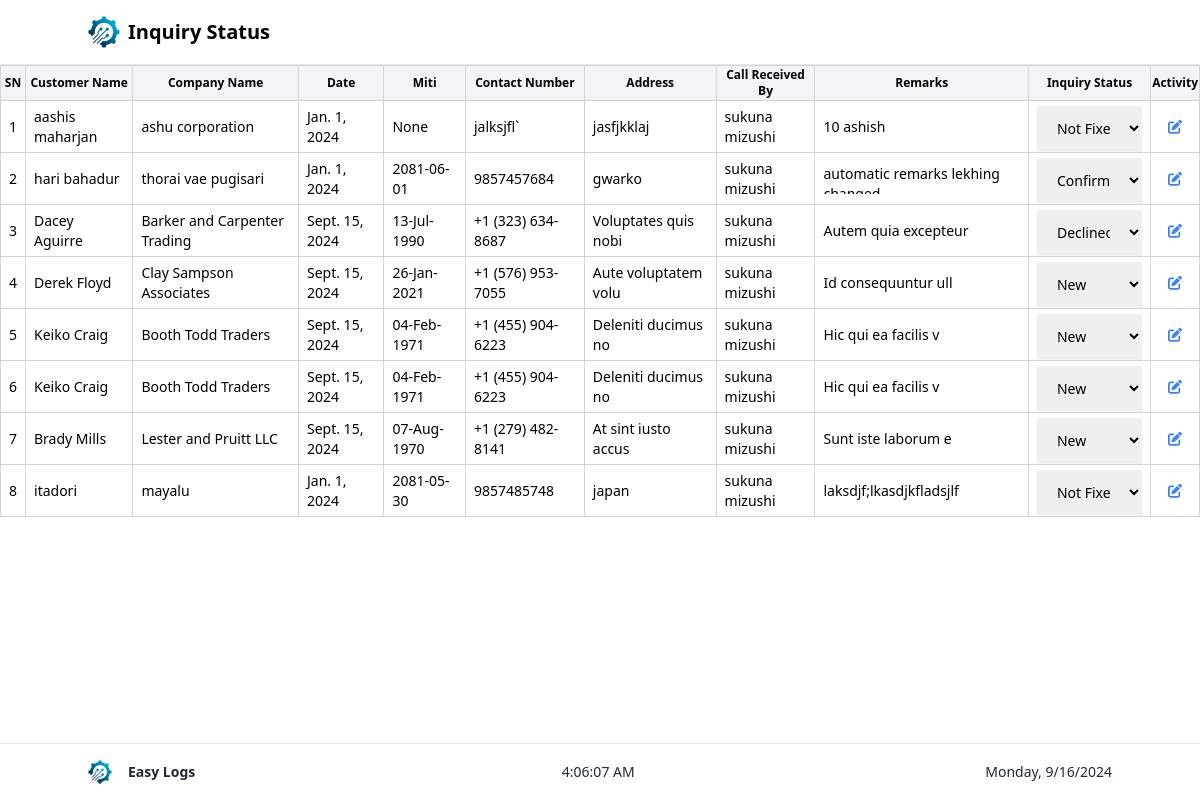
Page /inquiry_status/ (signed in) on the committed database.
### userauths/models.py (models this page shows)
class Inquiry(models.Model):
    date = models.DateField()
    miti = models.CharField(blank=True, null=True, max_length=255)
    customer_name = models.CharField(max_length=255)
    company_name = models.CharField(max_length=255, blank=True, null=True)
    contact_number = models.CharField(max_length=20)
    address = models.CharField(max_length=255)
    called_received_by = models.CharField(max_length=255, default="None")
    remarks = models.TextField(blank=True, null=True)
    STATUS_CHOICES = [
        ('new', 'New'),
        ('on_progress', 'On Progress'),
        ('reverted', 'Reverted'),
        ('confirmed', 'Confirmed'),
        ('sold', 'Sold'),
        ('not_fixed', 'Not Fixed'),
        ('declined', 'Declined'),
        ('mood_changed', 'Mood Changed'),
        ('others', 'Others'),
    ]
    status = models.CharField(max_length=20, choices=STATUS_CHOICES, default='new')  # Changed field

### userauths/views.py (the view)
# urls.py: path('inquiry_status/', views.inquiry_status , name="inquiry_status"),
@login_required
def inquiry_status(req):
    all_employees = Employee.objects.all()
    if req.user.is_superuser:
        all_inquiry = Inquiry.objects.all()  # All inquiries for superusers
        context = {
            'all_inquiry': all_inquiry,
            'is_superuser': True,
            'all_employees': all_employees,
        }
    else:
        employee = Employee.objects.filter(user=req.user).first()
        context = {
            'is_superuser': False,
            'all_employees': [employee] if employee else [],
        }
        if employee:
            employee_full_name = f"{employee.first_name} {employee.last_name}"
            all_inquiry = Inquiry.objects.filter(called_received_by__icontains=employee_full_name)
        else:
            all_inquiry = Inquiry.objects.none()  # No inquiries if there's no associated employee
        context['all_inquiry'] = all_inquiry
    return render(req, "inquiry/inquiry_status.html", context)

### Templates/inquiry/inquiry_status.html (shortened to what this page needs)
<!DOCTYPE html>
<html lang="en">
  <head>
    <script src="https://cdn.tailwindcss.com"></script>
    <link
      href="https://cdn.jsdelivr.net/npm/remixicon@3.5.0/fonts/remixicon.css"
      rel="stylesheet"
    />
    <link
      rel="stylesheet"
      href="https://cdnjs.cloudflare.com/ajax/libs/font-awesome/6.0.0-beta3/css/all.min.css"
    />
  </head>
  <body class="flex flex-col min-h-screen">
    <nav class="p-4 border-b sticky top-0 bg-white">
      <div class="container  mx-auto flex items-center justify-between">
        <div class="flex items-center">
          <a href= {% if is_superuser %} '/admin_dashboard' {% else %} '/users_dashboard' {% endif %}>
            <img
              src="/static/images/Logo.png"
              alt="Logo"
              class="h-8 w-8 mr-2"
            />
          </a>
          <span class="text-xl font-bold">Inquiry Status</span>
        </div>
      </div>
    </nav>
    <main class="flex-grow w-full ">
      <table class="w-full  border-collapse text-sm border border-gray-300">
        <thead class="sticky top-[65px]">
          <tr class="bg-gray-100 text-xs">
            <th class="border border-gray-300 w-15">
               SN
            </th>
            <th class="border border-gray-300">
               Customer Name
            </th>
            <th class="border border-gray-300">
               Company Name
            </th>
            <th class="border border-gray-300">
               Date
            </th>
            <th class="border border-gray-300">
               Miti
            </th>
            <th class="border border-gray-300">
               Contact
              Number
            </th>
            <th class="border border-gray-300">
               Address
            </th>
            <th class="border border-gray-300">
               Call Received
              By
            </th>
            <th class="border border-gray-300">
               Remarks
            </th>
            <th class="border border-gray-300">
               Inquiry
              Status
            </th>
            <th class="border border-gray-300">
               Activity
            </th>
          </tr>
        </thead>
        <tbody>
          {% for inquiry in all_inquiry %}
          <tr>
            <td class="border border-gray-300 px-2 text-center">
              {{ forloop.counter }}
            </td>
            <td class="border border-gray-300 px-2">
              {{inquiry.customer_name}}
            </td>
            <td class="border border-gray-300 px-2">
              {{inquiry.company_name}}
            </td>
            <td class="border border-gray-300 px-2">{{inquiry.date }}</td>
            <td class="border border-gray-300 px-2">{{inquiry.miti }}</td>
            <td class="border border-gray-300 px-2">
              {{inquiry.contact_number}}
            </td>
            <td class="border border-gray-300 px-2">{{inquiry.address}}</td>
            <td class="border border-gray-300 px-2">
              {{inquiry.called_received_by}}
            </td>
            <td class="border border-gray-300 max-w-[300px] py-0 px-2">
              <div class="max-h-[30px] h-full overflow-y-scroll">
                {{inquiry.remarks}}
              </div>
            </td>
            <td class="border border-gray-300 px-2">
              <form method="post" action="{% url 'update_inquiry_status' inquiry.id %}">
                <select name="status_of_inquiry" class="mt-1 block w-full border-gray-300 shadow-sm focus:border-indigo-500 sm:text-sm py-3 px-4" onchange="this.form.submit()">
                    <option value="new" {% if inquiry.status == 'new' %}selected{% endif %}>New</option>
                    <option value="confirmed" {% if inquiry.status == 'confirmed' %}selected{% endif %}>Confirmed</option>
                    <option value="not_fixed" {% if inquiry.status == 'not_fixed' %}selected{% endif %}>Not Fixed</option>
                    <option value="declined" {% if inquiry.status == 'declined' %}selected{% endif %}>Declined</option>
                </select>
            </form>
          </td>
            <td class="border border-gray-300 px-2">
              <div class="flex gap-4 justify-center">
                <a href="{% url 'update_inquiry' inquiry.id %}">
                  <i class="fas fa-edit text-blue-500 cursor-pointer"></i>
                </a>
              </div>
            </td>
          </tr>
          {% endfor %}
        </tbody>
      </table>
    </main>
    <footer class="text-gray-800 p-4 h-15 sticky bottom-0 bg-white w-full border-t">
      <div class="container mx-auto flex justify-between items-center text-sm">
        <div class="flex-shrink-0 flex items-center">
          <img
            class="h-6 w-auto"
            src="/static/images/Logo.png"
            alt="Easy Logs"
          />
          <b class="px-4">Easy Logs</b>
        </div>
        <span id="current-time"></span>
        <span id="current-date"></span>
      </div>
    </footer>
  </body>
</html>

### rows in the picture
Inquiry: customer_name "aashis maharjan", company_name "ashu corporation", date "Jan. 1, 2024", miti "None", contact_number "jalksjfl`", address "jasfjkklaj", called_received_by "sukuna mizushi", remarks "10 ashish", status_of_inquiry "Not Fixed"
Inquiry: customer_name "hari bahadur", company_name "thorai vae pugisari", date "Jan. 1, 2024", miti "2081-06-01", contact_number "9857457684", address "gwarko", called_received_by "sukuna mizushi", remarks "automatic remarks lekhing…", status_of_inquiry "Confirmed"
Inquiry: customer_name "Dacey Aguirre", company_name "Barker and Carpenter Trading", date "Sept. 15, 2024", miti "13-Jul-1990", contact_number "+1 (323) 634-8687", address "Voluptates quis nobi", called_received_by "sukuna mizushi", remarks "Autem quia excepteur", status_of_inquiry "Declined"
Inquiry: customer_name "Derek Floyd", company_name "Clay Sampson Associates", date "Sept. 15, 2024", miti "26-Jan-2021", contact_number "+1 (576) 953-7055", address "Aute voluptatem volu", called_received_by "sukuna mizushi", remarks "Id consequuntur ull", status_of_inquiry "New"
Inquiry: customer_name "Keiko Craig", company_name "Booth Todd Traders", date "Sept. 15, 2024", miti "04-Feb-1971", contact_number "+1 (455) 904-6223", address "Deleniti ducimus no", called_received_by "sukuna mizushi", remarks "Hic qui ea facilis v", status_of_inquiry "New"
Inquiry: customer_name "Keiko Craig", company_name "Booth Todd Traders", date "Sept. 15, 2024", miti "04-Feb-1971", contact_number "+1 (455) 904-6223", address "Deleniti ducimus no", called_received_by "sukuna mizushi", remarks "Hic qui ea facilis v", status_of_inquiry "New"
Inquiry: customer_name "Brady Mills", company_name "Lester and Pruitt LLC", date "Sept. 15, 2024", miti "07-Aug-1970", contact_number "+1 (279) 482-8141", address "At sint iusto accus", called_received_by "sukuna mizushi", remarks "Sunt iste laborum e", status_of_inquiry "New"
Inquiry: customer_name "itadori", company_name "mayalu", date "Jan. 1, 2024", miti "2081-05-30", contact_number "9857485748", address "japan", called_received_by "sukuna mizushi", remarks "laksdjf;lkasdjkfladsjlf", status_of_inquiry "Not Fixed"
